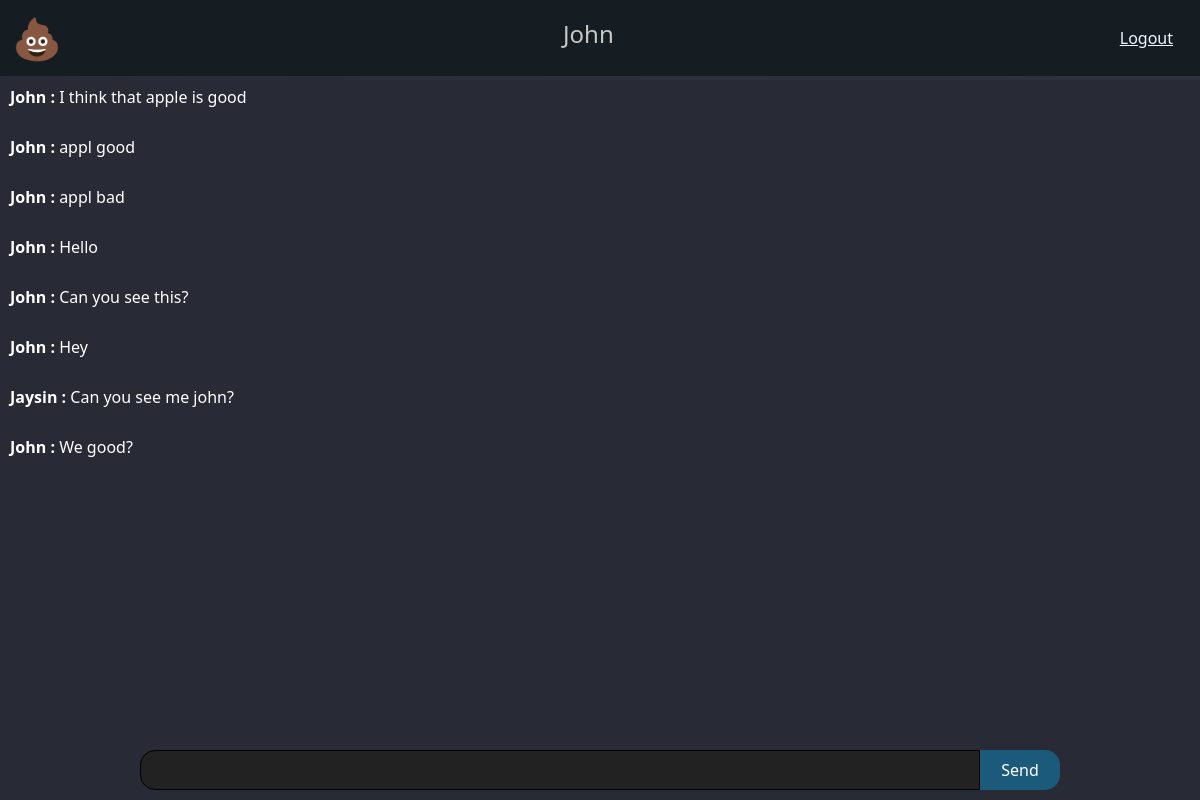
/dashboard (signed in), run on an earlier commit of the app's database.
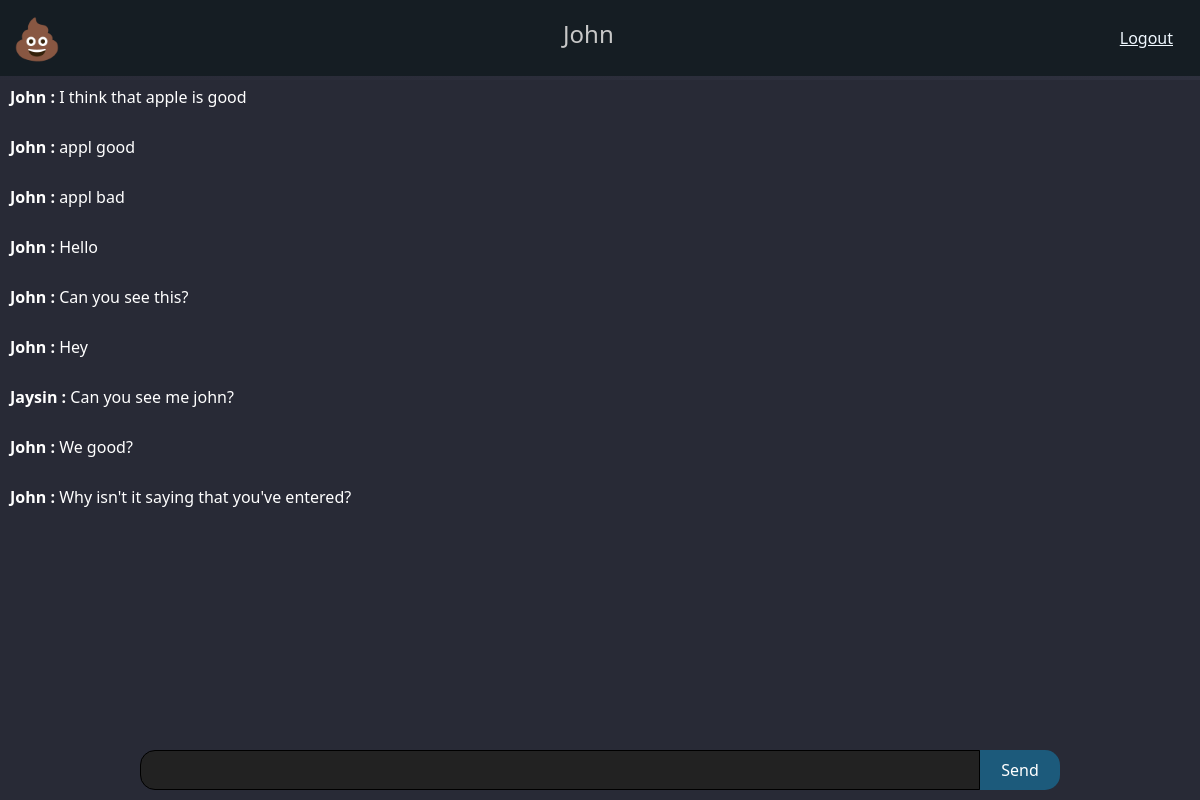
And on a later commit of the database.
### myapp/models.py (models this page shows, shortened)
class History(db.Model):
    id = db.Column(db.Integer, primary_key=True)
    user = db.Column(db.String(40))
    message = db.Column(db.String(400))
    is_Client_Message = db.Column(db.String(400))

### myapp/user/routes.py (the view)
@user.route("/dashboard")
@login_required
def dashboard():
    history = History.query.order_by(asc(History.id)).limit(100).all()
    return render_template("dashboard.html", history=history)

### myapp/models.py (called while the page is built)
@login_manager.user_loader
def load_user(user_id):
    return User.query.get(user_id)

### myapp/templates/dashboard.html (shortened to what this page needs)
{% extends "layout.html" %}
{% block body %}
{% include "sections/navbar.html" %}
{% include "sections/message_box.html" %}
{% endblock body %}

### myapp/templates/sections/message_box.html (shortened to what this page needs)
<link rel="stylesheet" href="{{ url_for('static', filename='message_box.css') }}">
<html style="background-color:rgb(40, 42, 54)">
    <section class="vh-300 gradient-custom">
    <div class="main_box">
        <div class="chat_box">
                {% for H in history %}
                <p class="message"><span class="uname">{{H.user}} : </span>{{ H.message }}</p>
                {% endfor %}
        </div>
        <div class="send_box">
            <input type="text" id="my_message">
            <button id="send_button" onclick="send_message()">Send</button>
        </div>
        </div>
    </section>
</html>

What changed in the data, as far as the page shows it:
added History: user "John", message "Why isn't it saying that you've entered?"
